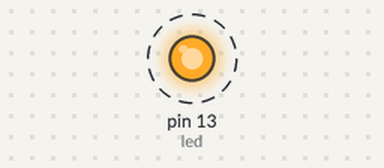
Simulated run of this sketch. Board: Arduino Uno, built with avr-gcc and run on an emulated ATmega328P. On the bench: output pins drawn as LEDs (lit = HIGH). Dashed ring = blinking. What the sketch prints to the serial monitor is not drawn.

Above: at 0.5 s.
Timing chart, 0 to 4.6 s (numbered marks = the images above):
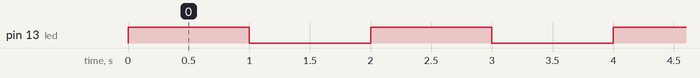

The sketch:

blockFunc.ino
```cpp
int led = 13; // defining the output pin number

bool myLed = true;

void setup() {
  // put your setup code here, to run once:
  pinMode(led,OUTPUT);
  Serial.begin(9600);


}

void loop() {
  // put your main code here, to run repeatedly:
  digitalWrite(led,HIGH);
  bool ledState;

  Serial.println("Led is ON");
  delay(1000);

  digitalWrite(led,LOW);
  Serial.println("Led is OFF");
  delay(1000);


}
```

Measured:
- by itself, pin 13 (led): alternates HIGH for 1.0 s and LOW for 1.0 s
